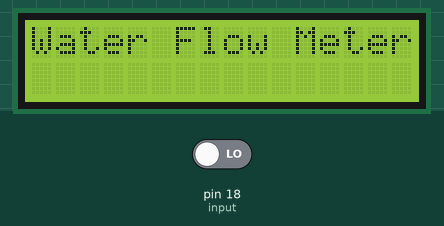
Bench run of a sketch on a simulated Arduino Uno, built with avr-gcc and run on an emulated ATmega328P. On the bench: 16×2 character LCD. Inputs (shaded band) come from the test bench; at power-on: pin 18 (input) LOW.

Above: at 0.1 s.
At 4.2 s:
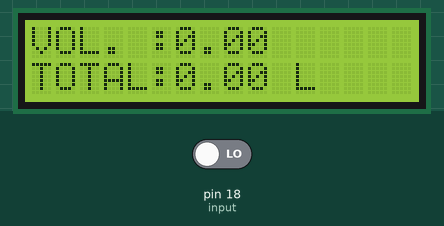

The sketch:

WaterFlowMeter.ino
```cpp
#include <Wire.h>
#include <LiquidCrystal_I2C.h>

LiquidCrystal_I2C lcd(0x27,16,2);
int X;
int Y;
float TIME=0;
float FREQUENCY=0;
float WATER=0;
float TOTAL=0;
float LS=0;
const int input=18;

void setup(){
  Serial.begin(9600);
  lcd.init();
  lcd.backlight();
  lcd.clear();
  lcd.setCursor(0,0);
  lcd.print("Water Flow Meter");
  lcd.setCursor(0,1);
  lcd.print("");
  delay(2000);
  pinMode(input,INPUT);
}

void loop(){
  X=pulseIn(input,HIGH);
  Y=pulseIn(input,LOW);
  TIME=X+Y;
  FREQUENCY=1000000/TIME;
  WATER=FREQUENCY/7.5;
  LS=WATER/60;
  if(FREQUENCY>=0){
    if(isinf(FREQUENCY)){
      lcd.clear();
      lcd.setCursor(0,0);
      lcd.print("VOL. :0.00");
      lcd.setCursor(0,1);
      lcd.print("TOTAL:");
      lcd.print(TOTAL);
      lcd.print(" L");
    }else{
      TOTAL=TOTAL+LS;
      Serial.println(FREQUENCY);
      lcd.clear();
      lcd.setCursor(0,0);
      lcd.print("VOL.: ");
      lcd.print(WATER);
      lcd.print(" L/M");
      lcd.setCursor(0,1);
      lcd.print("TOTAL:");
      lcd.print(TOTAL);
      lcd.print(" L");
    }
  }
  delay(1000);
}
```
